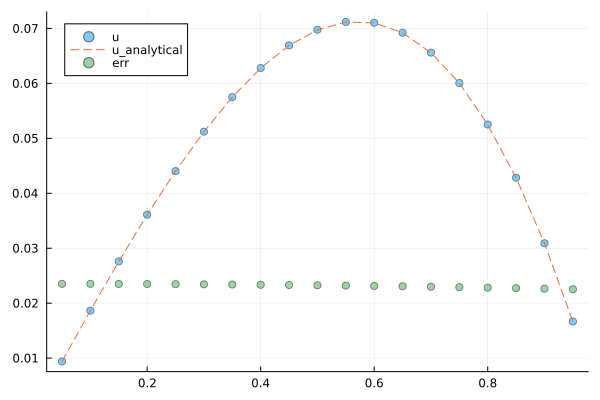

Write Julia code to recreate this figure.
function thomas(a,b,c,d)
    last_x_index = length(a)  # 要素数を算出
    # Thomas法の算出する係数
    g = zeros(Float64, last_x_index)
    s = zeros(Float64, last_x_index)
    u = zeros(Float64, last_x_index)
    # 係数を算出していく
    for i = first_x_index:last_x_index
        if i==1
            g[i] = b[i]
            s[i] = d[i]
        else
            g[i] = b[i] - a[i]*c[i-1] / g[i-1]
            s[i] = d[i] - a[i]*s[i-1] / g[i-1]
        end
    end
    # 一番最後の方程式の解を求める
    u[last_x_index] = s[last_x_index] / g[last_x_index]
    # 解を求める 
    for j = reverse(first_x_index:last_x_index)  # 逆からループする
        if j==last_x_index
            continue
        end
        u[j] = (s[j] - c[j]*u[j+1]) / g[j] 
    end
    return u
end

n = 20 # mesh number for x
Δx = 1/n
# 元のコードは、数式[0,n] -> [1,n+1]の格子になっていた。
# おそらく、Fortranが1インデックスから始まるためにそれに合わせたのだと思われる。
# しかし、ややこしいので、[0,n] の格子を使う。境界条件の 0,nは常に0なので省いて、[1,n-1]の配列を常に考える。
first_x_index = 1  # il
last_x_index = n-1  # i

# n個の要素で0で初期化したベクトルを作成。Thomas法の係数部分に当たる。別にこういうふうに書く必要はあまりない。
a = zeros(Float64, last_x_index)
b = zeros(Float64, last_x_index)
c = zeros(Float64, last_x_index)
d = zeros(Float64, last_x_index)
# 係数行列と照らし合わせて、Thomas法の係数に当たるものを入れていく。
# i は行の番号。
for i = first_x_index:last_x_index  # i = 1,2,...,n-1
    a[i] = 1
    b[i] = Δx^2 - 2
    c[i] = 1
    d[i] = -i * Δx^3
end
# トーマス法で解く
u = thomas(a,b,c,d)

# 解析解を作る
u_analytical = Vector{Float64}()
x_array = Vector{Float64}() 
for i = first_x_index:last_x_index
    x = Δx * i
    push!(x_array, x)
    u_ = sin(x)/sin(1) - x
    push!(u_analytical, u_)  # 空の配列 u_analytical に u_ を追加する。
end

# A / B は Aに右からBの逆行列を掛ける操作になる。
# A ./ B は要素同士の割り算。　ドット演算はドットをつける。
# 元のコードと同じエラーを算出
err = (u - u_analytical) ./ u_analytical * 100

#=
# ファイルを書き出す。 適当なら以下でOK
open("output.dat", "w") do out
    Base.print_array(out, hcat(x_array[:], u[:], u_analytical[:], err[:]))
end
=#

# ちゃんと書き出し方を指定したい場合は以下
using Printf
open( "output.dat", "w" ) do out
    [@printf(out, "%7.7e %7.7e %7.7e %7.7e\n", x_array[k], u[k], u_analytical[k], err[k]) for k=1:length(x_array[:])]
end


#=ライブラリがない場合入れる。
# ターミナルで、Macなら、
brew install ffmpeg

juliaのREPLから、
using Pkg
Pkg.add("FFMPEG")
Pkg.add("ImageMagick")
Pkg.build("ImageMagick")
Pkg.add("Plots")
Pkg.update()
=#
# プロットする。
using Plots
p = plot()
scatter!(x_array, u, alpha=0.5, line_width=5, label="u")
plot!(x_array, u_analytical, linestyle=:dash, label="u_analytical")
scatter!(x_array, err, alpha=0.5, line_width=5, label="err")
savefig(p, "BVP.png")